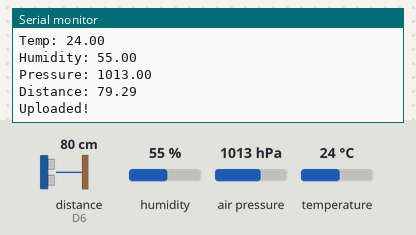
Simulated run of this sketch. Board: ESP8266 (NodeMCU). On the bench: the last lines printed to the serial monitor. Wiring (inferred from the names in the program): ultrasonic range finder: trigger D5; echo D6. The test bench sets the inputs (shaded band); at power-on: distance to the obstacle (sensor on D6) 80 cm, humidity 55 %, air pressure 1013 hPa, temperature 24 °C. The echo pulse lasts 58.3 µs per cm; WiFi joins after 1.5 s; servers stay silent unless stated.

Above: at 2.7 s.
2.8 s: distance to the obstacle (sensor on D6) set to 2 cm
8.5 s: humidity set to 22 %
14.2 s: air pressure set to 952 hPa
At 16.87 s:
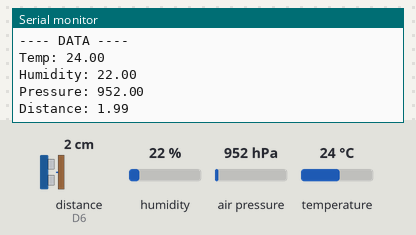
19.9 s: temperature set to 12 °C
At 21.0 s:
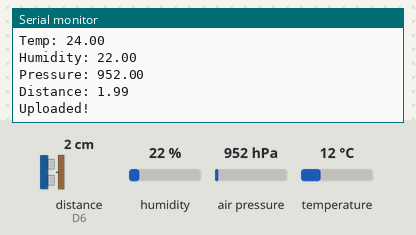
25.6 s: distance to the obstacle (sensor on D6) set to 4 cm
At 32.08 s:
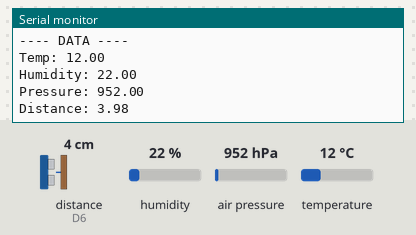

The sketch:

Iot_lcloud.ino
```cpp
#include <ESP8266WiFi.h>
#include <Wire.h>
#include <Adafruit_BME280.h>

// WiFi
const char* ssid = "wifi";
const char* password = "alphabet01";

// ThingSpeak
String apiKey = "VEN55UMHIRXD50DK";
const char* server = "api.thingspeak.com";

// BME280
Adafruit_BME280 bme;

// Ultrasonic Pins
#define TRIG D5
#define ECHO D6

WiFiClient client;

void setup() {
  Serial.begin(115200);

  pinMode(TRIG, OUTPUT);
  pinMode(ECHO, INPUT);

  Wire.begin(D2, D1);

  // BME280 init
  if (!bme.begin(0x76)) {
    Serial.println("BME280 not found!");
    while (1);
  }

  // WiFi connect
  WiFi.begin(ssid, password);
  Serial.print("Connecting");

  while (WiFi.status() != WL_CONNECTED) {
    delay(500);
    Serial.print(".");
  }

  Serial.println("\nConnected!");
}

// Ultrasonic function
float getDistance() {
  digitalWrite(TRIG, LOW);
  delayMicroseconds(2);

  digitalWrite(TRIG, HIGH);
  delayMicroseconds(10);
  digitalWrite(TRIG, LOW);

  long duration = pulseIn(ECHO, HIGH);
  return duration * 0.034 / 2;
}

void loop() {

  // ===== BME280 =====
  float temperature = bme.readTemperature();
  float humidity = bme.readHumidity();
  float pressure = bme.readPressure() / 100.0;
  float altitude = bme.readAltitude(1013.25);

  // ===== Ultrasonic =====
  float distance = getDistance();

  Serial.println("---- DATA ----");
  Serial.print("Temp: "); Serial.println(temperature);
  Serial.print("Humidity: "); Serial.println(humidity);
  Serial.print("Pressure: "); Serial.println(pressure);
  Serial.print("Distance: "); Serial.println(distance);

  // ===== ThingSpeak Upload =====
  if (client.connect(server, 80)) {

    String url = "/update?api_key=" + apiKey +
                 "&field1=" + String(temperature) +
                 "&field2=" + String(humidity) +
                 "&field3=" + String(pressure) +
                 "&field4=" + String(altitude) +
                 "&field5=" + String(distance);

    client.print(String("GET ") + url + " HTTP/1.1\r\n" +
                 "Host: " + server + "\r\n" +
                 "Connection: close\r\n\r\n");

    Serial.println("Uploaded!");
  }

  client.stop();

  delay(15000);
}
```

Measured:
- after the input at 14.2 s, the serial monitor: prints a new line after 2.5 s (image 1)
- after the input at 25.6 s, the serial monitor: prints a new line after 6.3 s (image 3)
